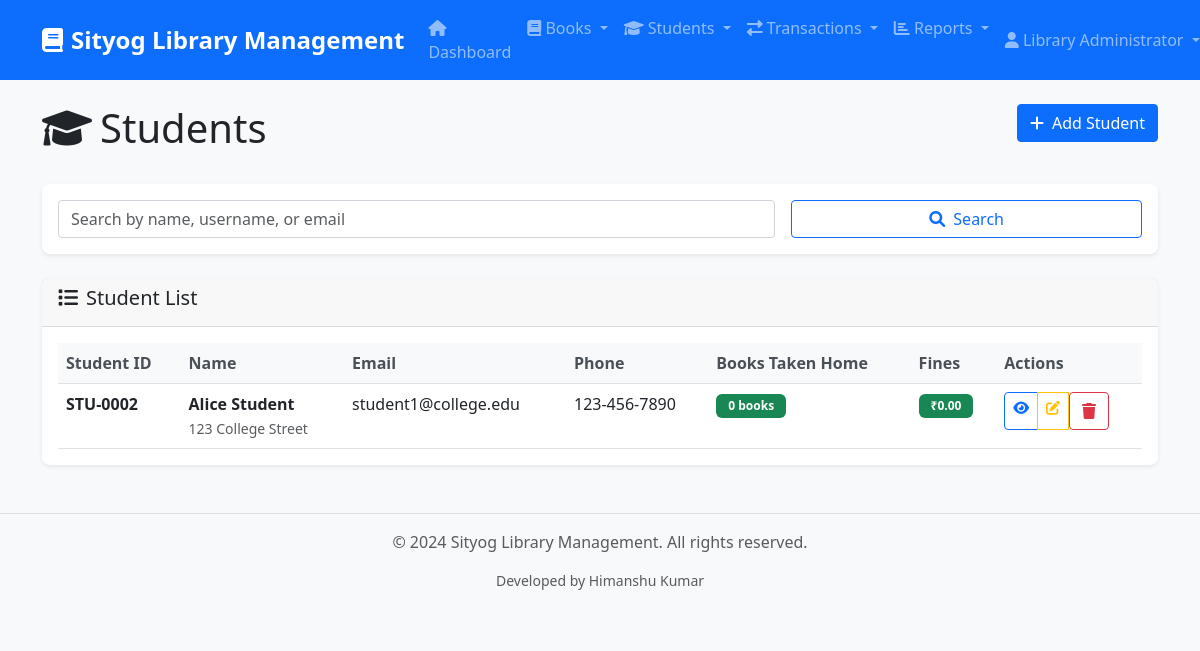
The page /students (signed in) on the database as committed earlier.
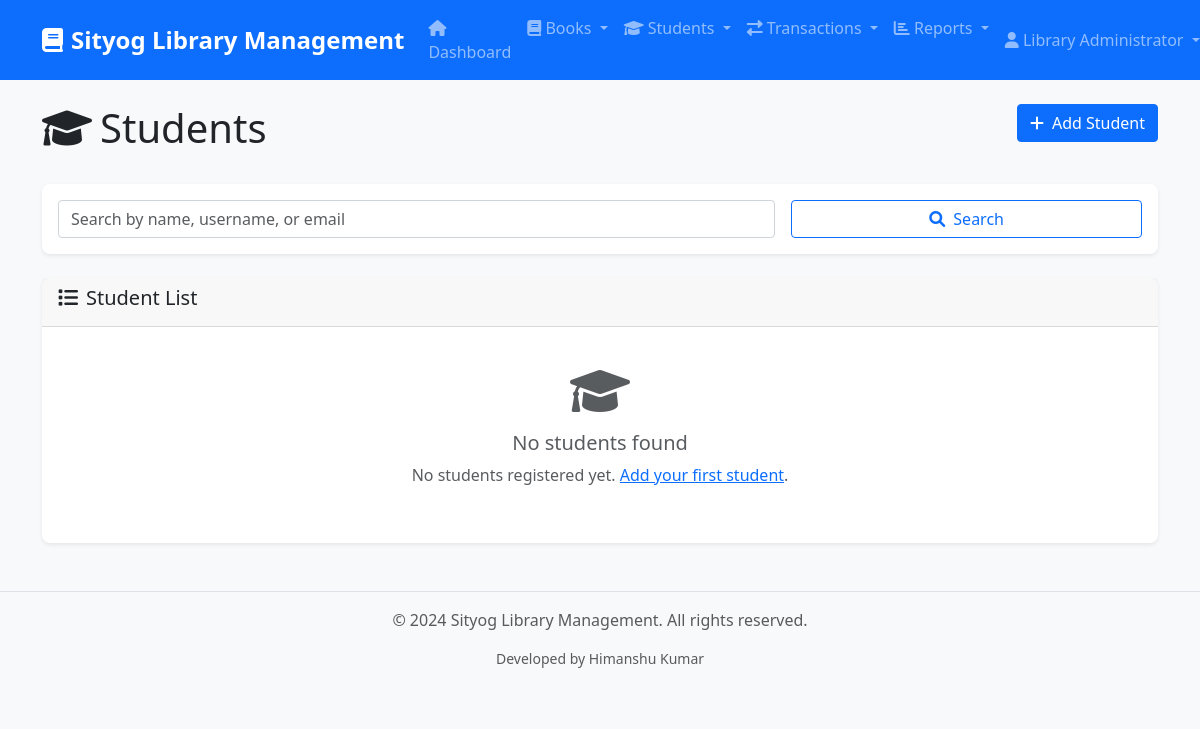
The same page on the database as committed later.
### tables this page shows
CREATE TABLE users (
            id INTEGER PRIMARY KEY AUTOINCREMENT,
            student_id VARCHAR(20) UNIQUE,
            username VARCHAR(80) UNIQUE NOT NULL,
            email VARCHAR(120) UNIQUE NOT NULL,
            password_hash VARCHAR(128) NOT NULL,
            full_name VARCHAR(100) NOT NULL,
            phone VARCHAR(20),
            address TEXT,
            user_type VARCHAR(20) DEFAULT 'student',
            created_at DATETIME DEFAULT CURRENT_TIMESTAMP,
            is_active BOOLEAN DEFAULT 1
        );

### simple_app.py (the view)
@app.route('/students')
@admin_required
def students():
    db = get_db()
    search = request.args.get('search', '')
    query = '''
        SELECT u.*,
               COUNT(CASE WHEN t.status = 'issued' THEN 1 END) as active_books_count,
               COALESCE(SUM(CASE WHEN f.status = 'unpaid' THEN f.total_amount ELSE 0 END), 0) as total_fines
        FROM users u
        LEFT JOIN transactions t ON u.id = t.user_id
        LEFT JOIN fines f ON t.id = f.transaction_id
        WHERE u.is_active = 1 AND u.user_type = 'student'
    '''
    params = []
    if search:
        query += ' AND (u.full_name LIKE ? OR u.username LIKE ? OR u.email LIKE ?)'
        params = [f'%{search}%', f'%{search}%', f'%{search}%']
    query += ' GROUP BY u.id, u.student_id, u.full_name, u.username, u.email, u.phone, u.address, u.password_hash, u.user_type, u.is_active'
    query += ' ORDER BY u.full_name'
    students = db.execute(query, params).fetchall()
    return render_template('students/list.html', students=students, search=search)

### simple_app.py (called while the page is built, shortened)
def ensure_schema(conn):
    global _schema_checked
    if _schema_checked:
        return

def get_db():
    db = getattr(g, '_database', None)
    if db is None:
        db = g._database = sqlite3.connect(DATABASE)
        db.row_factory = sqlite3.Row
        ensure_schema(db)
    return db

@app.teardown_appcontext
def close_connection(exception):
    db = getattr(g, '_database', None)
    if db is not None:
        db.close()

def admin_required(f):
    @wraps(f)
    def decorated_function(*args, **kwargs):
        if 'user_id' not in session or session.get('user_type') != 'admin':
            flash('Admin access required.', 'danger')
            return redirect(url_for('login'))
        return f(*args, **kwargs)
    return decorated_function

### templates/students/list.html (shortened to what this page needs)
{% extends "base.html" %}
{% block content %}
<div class="row mb-4">
    <div class="col-md-8">
        <h1><i class="fas fa-graduation-cap me-2"></i>Students</h1>
    </div>
    <div class="col-md-4 text-end">
        <a href="{{ url_for('add_student') }}" class="btn btn-primary">
            <i class="fas fa-plus me-2"></i>Add Student
        </a>
    </div>
</div>
<div class="card mb-4">
    <div class="card-body">
        <form method="GET" class="row g-3">
            <div class="col-md-8">
                <input type="text" class="form-control" name="search"
                       value="{{ search }}" placeholder="Search by name, username, or email">
            </div>
            <div class="col-md-4">
                <button type="submit" class="btn btn-outline-primary w-100">
                    <i class="fas fa-search me-2"></i>Search
                </button>
            </div>
        </form>
    </div>
</div>
<div class="card">
    <div class="card-header">
        <h5><i class="fas fa-list me-2"></i>Student List</h5>
    </div>
    <div class="card-body">
        {% if students %}
        <div class="table-responsive">
            <table class="table table-hover">
                <thead>
                    <tr>
                        <th>Student ID</th>
                        <th>Name</th>
                        <th>Email</th>
                        <th>Phone</th>
                        <th>Books Taken Home</th>
                        <th>Fines</th>
                        <th>Actions</th>
                    </tr>
                </thead>
                <tbody>
                    {% for student in students %}
                    {% set active_books = student.active_books_count if student.active_books_count else 0 %}
                    {% set total_fines = student.total_fines if student.total_fines else 0 %}
                    <tr>
                        <td><strong>{{ student.student_id or 'STU-' + "%04d"|format(student.id) }}</strong></td>
                        <td>
                            <strong>{{ student.full_name }}</strong>
                            {% if student.address %}
                            <br><small class="text-muted">{{ student.address[:50] }}{% if student.address|length > 50 %}...{% endif %}</small>
                            {% endif %}
                        </td>
                        <td>{{ student.email }}</td>
                        <td>{{ student.phone or '-' }}</td>
                        <td>
                            <span class="badge {% if active_books > 0 %}bg-warning{% else %}bg-success{% endif %}">
                                {{ active_books }} book{% if active_books != 1 %}s{% endif %}
                            </span>
                        </td>
                        <td>
                            {% if total_fines > 0 %}
                            <span class="badge bg-danger">₹{{ "%.2f"|format(total_fines) }}</span>
                            {% else %}
                            <span class="badge bg-success">₹0.00</span>
                            {% endif %}
                        </td>
                        <td>
                            <div class="btn-group btn-group-sm" role="group">
                                <a href="{{ url_for('view_student', student_id=student.id) }}"
                                   class="btn btn-outline-primary" title="View Details">
                                    <i class="fas fa-eye"></i>
                                </a>
                                <a href="{{ url_for('edit_student', student_id=student.id) }}"
                                   class="btn btn-outline-warning" title="Edit">
                                    <i class="fas fa-edit"></i>
                                </a>
                                <form method="POST" action="{{ url_for('delete_student', student_id=student.id) }}" style="display: inline;">
                                    <button type="submit" class="btn btn-outline-danger"
                                            onclick="return confirm('Are you sure you want to delete this student?')"
                                            title="Delete">
                                        <i class="fas fa-trash"></i>
                                    </button>
                                </form>
                            </div>
                        </td>
                    </tr>
                    {% endfor %}
                </tbody>
            </table>
        </div>
        {% else %}
        <div class="text-center py-4">
            <i class="fas fa-graduation-cap fa-3x text-muted mb-3"></i>
            <h5 class="text-muted">No students found</h5>
            <p class="text-muted">
                {% if search %}
                No students match your search criteria.
                <a href="{{ url_for('students') }}">Clear search</a> to see all students.
                {% else %}
                No students registered yet.
                <a href="{{ url_for('add_student') }}">Add your first student</a>.
                {% endif %}
            </p>
        </div>
        {% endif %}
    </div>
</div>
{% endblock %}

### templates/base.html (shortened to what this page needs)
<!DOCTYPE html>
<html lang="en">
<head>
    <link href="https://cdn.jsdelivr.net/npm/bootstrap@5.3.0/dist/css/bootstrap.min.css" rel="stylesheet">
    <link href="https://cdnjs.cloudflare.com/ajax/libs/font-awesome/6.0.0/css/all.min.css" rel="stylesheet">
    <link href="{{ url_for('static', filename='css/style.css') }}" rel="stylesheet">
</head>
<body>
    <nav class="navbar navbar-expand-lg navbar-dark bg-primary">
        <div class="container">
            <a class="navbar-brand" href="{{ url_for('dashboard') }}">
                <i class="fas fa-book me-2"></i>Sityog Library Management
            </a>
            <div class="collapse navbar-collapse" id="navbarNav">
                <ul class="navbar-nav me-auto">
                    {% if 'user_id' in session %}
                    <li class="nav-item">
                        <a class="nav-link" href="{{ url_for('dashboard') }}">
                            <i class="fas fa-home"></i> Dashboard
                        </a>
                    </li>
                    <li class="nav-item dropdown">
                        <a class="nav-link dropdown-toggle" href="#" id="booksDropdown" role="button" data-bs-toggle="dropdown">
                            <i class="fas fa-book"></i> Books
                        </a>
                    </li>
                    {% if session.user_type == 'admin' %}
                    <li class="nav-item dropdown">
                        <a class="nav-link dropdown-toggle" href="#" id="studentsDropdown" role="button" data-bs-toggle="dropdown">
                            <i class="fas fa-graduation-cap"></i> Students
                        </a>
                    </li>
                    <li class="nav-item dropdown">
                        <a class="nav-link dropdown-toggle" href="#" id="transactionsDropdown" role="button" data-bs-toggle="dropdown">
                            <i class="fas fa-exchange-alt"></i> Transactions
                        </a>
                    </li>
                    <li class="nav-item dropdown">
                        <a class="nav-link dropdown-toggle" href="#" id="reportsDropdown" role="button" data-bs-toggle="dropdown">
                            <i class="fas fa-chart-bar"></i> Reports
                        </a>
                    </li>
                    {% endif %}
                    {% endif %}
                </ul>
                <ul class="navbar-nav">
                    {% if 'user_id' in session %}
                    <li class="nav-item dropdown">
                        <a class="nav-link dropdown-toggle" href="#" id="userDropdown" role="button" data-bs-toggle="dropdown">
                            <i class="fas fa-user"></i> {{ session.full_name }}
                        </a>
                    </li>
                    {% else %}
                    <li class="nav-item">
                        <a class="nav-link" href="{{ url_for('login') }}">
                            <i class="fas fa-sign-in-alt"></i> Login
                        </a>
                    </li>
                    {% endif %}
                </ul>
            </div>
        </div>
    </nav>
    <main class="container mt-4">
        {% block content %}{% endblock %}
    </main>
    <footer class="bg-light text-center text-muted py-3 mt-5">
        <div class="container">
            <p>&copy; 2024 Sityog Library Management. All rights reserved.</p>
            <p class="small">Developed by Himanshu Kumar</p>
        </div>
    </footer>
</body>
</html>

### static/css/style.css (style rules this page uses)
body { font-family: 'Segoe UI', Tahoma, Geneva, Verdana, sans-serif; background-color: #f8f9fa; }
.navbar-brand { font-weight: bold; font-size: 1.5rem; }
.navbar-nav .nav-link { padding: 0.5rem 1rem; border-radius: 0.25rem; transition: background-color 0.3s ease; }
.card { border: none; border-radius: 0.5rem; box-shadow: 0 0.125rem 0.25rem rgba(0, 0, 0, 0.075); transition: box-shadow 0.3s ease; }
.card-header { border-bottom: 1px solid rgba(0, 0, 0, 0.125); font-weight: 600; }
.btn { border-radius: 0.25rem; font-weight: 500; transition: all 0.3s ease; }
.form-control { border-radius: 0.25rem; border: 1px solid #ced4da; transition: border-color 0.3s ease, box-shadow 0.3s ease; }
footer { margin-top: auto; border-top: 1px solid #dee2e6; }

Rows that differ between the two databases and show on the page:
no longer on this page (row edited): users: id "STU-0002", full_name "Alice Student", address "123 College Street", email "student1@college.edu", phone "123-456-7890", active_books "0"
Other text that changed with them:
text no longer shown: "Student ID Name Email Phone Books Taken Home Fines Actions"
text now shown: "No students found No students registered yet. Add your first student ."
